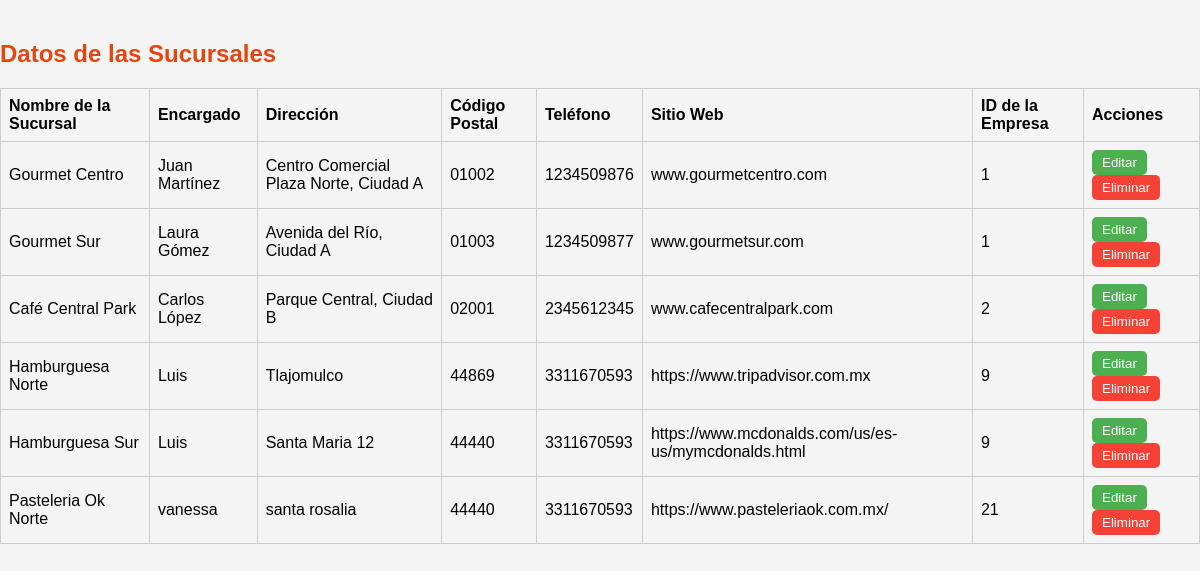
Screenshot of /src/super-user/super-user-functions/branches/read-branches.php with the database file from the repository.
### tables this page shows
CREATE TABLE `branches` (
  `id` int NOT NULL,
  `branch_name` varchar(255) NOT NULL,
  `branch_manager` varchar(255) NOT NULL,
  `address` varchar(255) NOT NULL,
  `postal_code` char(5) NOT NULL,
  `cellphone` char(10) NOT NULL,
  `website` varchar(255) DEFAULT NULL,
  `company_id` int DEFAULT NULL
);

### src/super-user/super-user-functions/branches/fetchBranches.php (the view, shortened to what this page needs)
<?php
require '../../../db/connection.php';
$sql = "SELECT id, branch_name, branch_manager, address, postal_code, cellphone, website, company_id FROM branches";
$result = $conn->query($sql);
if ($result->num_rows > 0) {
    while ($row = $result->fetch_assoc()) {
        echo "<tr>";
        echo "<td>" . htmlspecialchars($row['branch_name']) . "</td>";
        echo "<td>" . htmlspecialchars($row['branch_manager']) . "</td>";
        echo "<td>" . htmlspecialchars($row['address']) . "</td>";
        echo "<td>" . htmlspecialchars($row['postal_code']) . "</td>";
        echo "<td>" . htmlspecialchars($row['cellphone']) . "</td>";
        echo "<td>" . htmlspecialchars($row['website']) . "</td>";
        echo "<td>" . htmlspecialchars($row['company_id']) . "</td>";
        echo '<td><button class="edit-btn" onclick="location.href=\'../update-branch.php?id=' . $row['id'] . '\'">Editar</button><button class="delete-btn" data-id="' . $row['id'] . '">Eliminar</button></td>';
        echo "</tr>";
    }
} else {
    echo "<tr><td colspan='8'>No hay sucursales registradas.</td></tr>";
}

### src/super-user/super-user-functions/branches/read-branches.css (style rules this page uses)
body { font-family: Arial, sans-serif; background-color: #f4f4f4; display: flex; justify-content: center; align-items: center; margin: 0; }
table, th, td { border: 1px solid #ccc; }
th, td { padding: 8px; text-align: left; }
button { padding: 5px 10px; margin-right: 5px; cursor: pointer; border-radius: 5px; border: none; }
.edit-btn { background-color: #4caf50; color: white; }
.delete-btn { background-color: #f44336; color: white; }

### rows the page displays
branches: branch_name "Gourmet Centro", branch_manager "Juan Martínez", address "Centro Comercial Plaza Norte, Ciudad A", postal_code "01002", cellphone "1234509876", website "www.gourmetcentro.com", company "1"
branches: branch_name "Gourmet Sur", branch_manager "Laura Gómez", address "Avenida del Río, Ciudad A", postal_code "01003", cellphone "1234509877", website "www.gourmetsur.com", company "1"
branches: branch_name "Café Central Park", branch_manager "Carlos López", address "Parque Central, Ciudad B", postal_code "02001", cellphone "2345612345", website "www.cafecentralpark.com", company "2"
branches: branch_name "Hamburguesa Norte", branch_manager "Luis", address "Tlajomulco", postal_code "44869", cellphone "3311670593", website "https://www.tripadvisor.com.mx", company "9"
branches: branch_name "Hamburguesa Sur", branch_manager "Luis", address "Santa Maria 12", postal_code "44440", cellphone "3311670593", website "https://www.mcdonalds.com/us/es-us/mymcdonalds.html", company "9"
branches: branch_name "Pasteleria Ok Norte", branch_manager "vanessa", address "santa rosalia", postal_code "44440", cellphone "3311670593", website "https://www.pasteleriaok.com.mx/", company "21"
